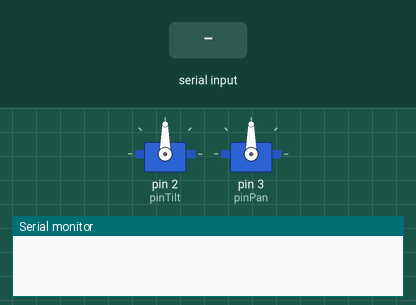
This sketch was run on a simulated Arduino Uno, built with avr-gcc and run on an emulated ATmega328P. Parts: 2 × servo, the last lines printed to the serial monitor. Inputs (shaded band) come from the test bench.

Above: at 1.2 s.
1.3 s: "90:45\n" received over Serial
At 2.0 s:
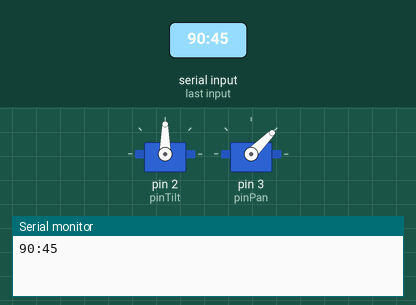
2.8 s: "30:150\n" received over Serial
At 3.4 s:
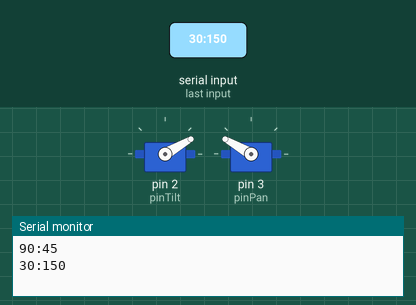
4.3 s: "0\n" received over Serial
At 4.7 s:
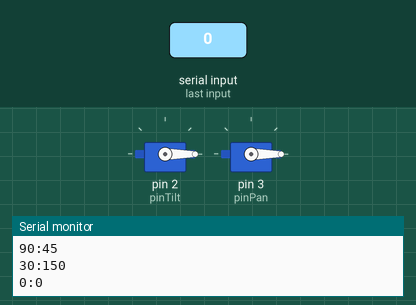
5.8 s: "200\n" received over Serial
At 6.3 s:
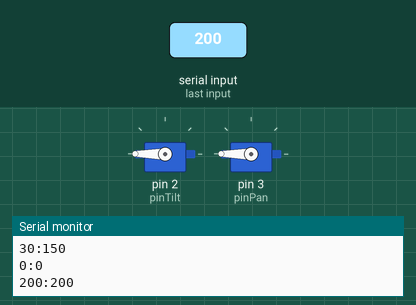
7.3 s: "90\n" received over Serial
At 8.4 s:
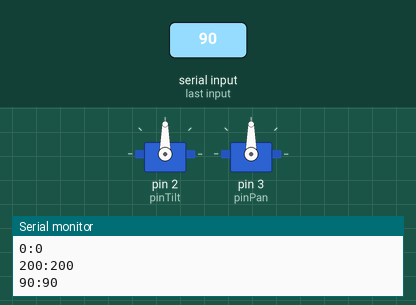
Timing chart, 0 to 9.8 s (numbered marks = the images above; inputs shaded):
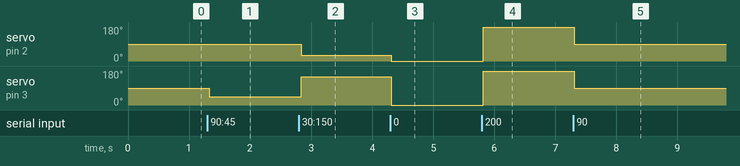

Measured:
- after the input at 1.3 s, servo on pin 3 (pinPan): 90° → 45° at once
- after the input at 2.8 s, servo on pin 2 (pinTilt): 90° → 30° at once; servo on pin 3 (pinPan): 45° → 150° at once
- after the input at 4.3 s, servo on pin 2 (pinTilt): 30° → 0° at once; servo on pin 3 (pinPan): 150° → 0° at once
- after the input at 5.8 s, servo on pin 2 (pinTilt), servo on pin 3 (pinPan): 0° → 180° at once
- after the input at 7.3 s, servo on pin 2 (pinTilt), servo on pin 3 (pinPan): 180° → 90° at once

The sketch:

panTiltSerial.ino
```cpp
/*
 *  Author: Jose Luis Villarejo Muñoz
 *  Date  : Febrero 2015
 *
 *  Programa para el control de un sistema Pan-Tilt que recibe los datos de los
 *  angulos desde un programa externo a traves del puerto serie.
 *
 */


#include <Servo.h>


//Servos
Servo servoTilt;
Servo servoPan;

int pinTilt = 2;
int pinPan = 3;

//Variables para los angulos
int angTilt = 90;
int angPan = 90;

//Variable para recoger lo enviado por el puerto Serial
String recibido;

void setup(){

  servoTilt.attach(pinTilt);  //El servo Tilt en el pin digital 2.
  servoPan.attach(pinPan);   //El servo Pan en el pin digital 3.

//inicializamos servos a 90 grados
  servoTilt.write(angTilt);
  servoPan.write(angPan);

  Serial.begin(57600);  //Set up a serial connection for 57600 bps.
}

void loop()
{
  recibido = leerSerial();
  angTilt = getValores(recibido, 0);
  angPan = getValores(recibido, 1);
  Serial.print(angTilt);
  Serial.print(":");
  Serial.println(angPan);
  servoTilt.write(angTilt);
  servoPan.write(angPan);
}

//---------------------------------------------------//
// Funcion para obtener el mensaje enviado por el    //
// puerto serie                                      //
//---------------------------------------------------//
String leerSerial (){

 String dato;

 while(!Serial.available()) {}
  // leemos el puerto serial
  while (Serial.available())
  {
    if (Serial.available() > 0)
    {
      delay(5);
      char c = Serial.read();  //Obtenemos un bit del puerto serial
      dato += c; //lo incorporamos al mensaje
    }
  }

/*
  if (dato.length() > 0)
  {
    Serial.print("Arduino received: ");
    Serial.println(dato); //see what was received
  }
*/
  return dato;
}

//---------------------------------------------------//
// Funcion que obtiene el valor de los angulos para  //
// el servo Tilt (1 valor) y para el servo Pan (2 valor) //                                      //
//---------------------------------------------------//

int getValores(String dato, int tipo){
  String subCadena;
  int posSeparador;

  posSeparador = dato.indexOf(':');

  if (tipo == 0) {  //obtenemos el valor Tilt
     subCadena = dato.substring(0, posSeparador);
  }
  else {
    subCadena = dato.substring(posSeparador+1);
  }

  return subCadena.toInt();
}
```
